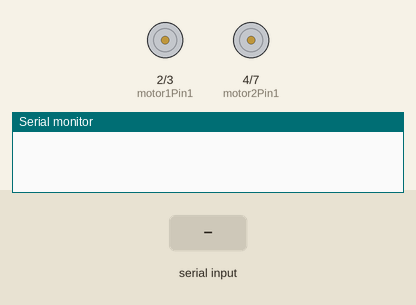
Bench run of a sketch on a simulated Arduino Uno, built with avr-gcc and run on an emulated ATmega328P. Shown: motor-driver pin pairs drawn as motors (green arrow = first pin HIGH = forward, orange = second pin HIGH = backward, longer = more drive, scaled by the enable pin), the last lines printed to the serial monitor. The test bench sets the inputs (shaded band).

Above: at 1.2 s.
1.3 s: "U" received over the second serial link
At 2.5 s:
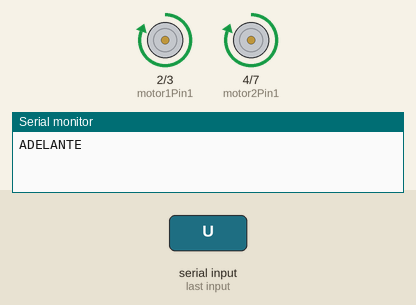
2.8 s: "D" received over the second serial link
At 3.6 s:
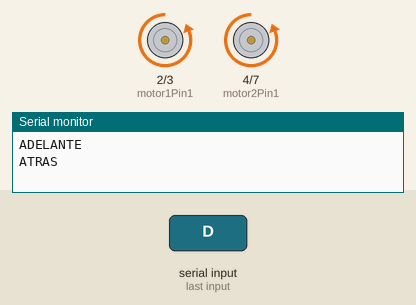
4.3 s: "R" received over the second serial link
At 4.8 s:
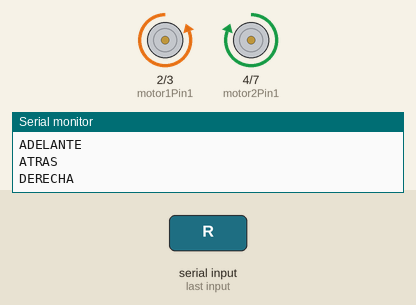
5.8 s: "L" received over the second serial link
At 7.0 s:
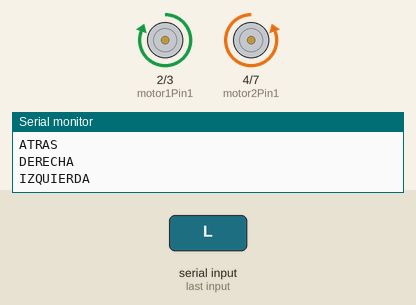
7.3 s: "S" received over the second serial link
At 8.3 s:
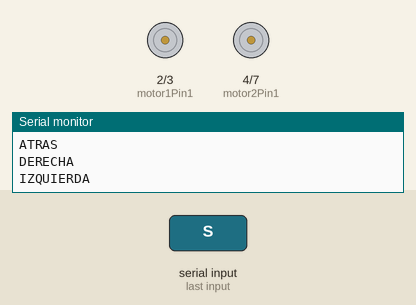
Timing chart, 0 to 9.8 s (numbered marks = the images above; inputs shaded):
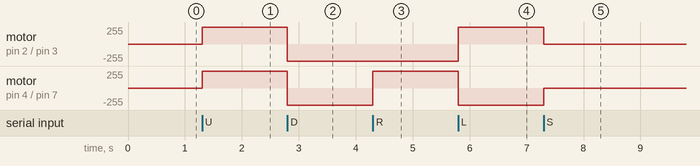

Measured:
- after the input at 1.3 s, motor on pin 2 (motor1Pin1) / pin 3 (motor1Pin2), motor on pin 4 (motor2Pin1) / pin 7 (motor2Pin2): stopped → forward 255/255 at once
- after the input at 2.8 s, motor on pin 2 (motor1Pin1) / pin 3 (motor1Pin2), motor on pin 4 (motor2Pin1) / pin 7 (motor2Pin2): forward 255/255 → backward 255/255 at once
- after the input at 4.3 s, motor on pin 4 (motor2Pin1) / pin 7 (motor2Pin2): backward 255/255 → forward 255/255 at once
- after the input at 5.8 s, motor on pin 2 (motor1Pin1) / pin 3 (motor1Pin2): backward 255/255 → forward 255/255 at once; motor on pin 4 (motor2Pin1) / pin 7 (motor2Pin2): forward 255/255 → backward 255/255 at once
- after the input at 7.3 s, motor on pin 2 (motor1Pin1) / pin 3 (motor1Pin2): forward 255/255 → stopped at once; motor on pin 4 (motor2Pin1) / pin 7 (motor2Pin2): backward 255/255 → stopped at once

The sketch:

codigo_arduino_bb8.ino
```cpp
#include <SoftwareSerial.h>
const int motor1Pin1 = 2; // Pin 1 del Motor 1
const int motor1Pin2 = 3; // Pin 2 del Motor 1
const int motor2Pin1 = 4; // Pin 1 del Motor 2
const int motor2Pin2 = 7; // Pin 2 del Motor 2
int enA=10;//Pin PWM Motor A
int enB=11;//Pin PWM Motor B

SoftwareSerial bt(9,8);//Creación de un puerto receptor-transmisor bt(RX,TX)
void setup() {

  bt.begin(9600);//Iniciamos el puerto bt
  Serial.begin(9600);//Inicio del puerto serie

  pinMode(motor1Pin1, OUTPUT);
  pinMode(motor1Pin2, OUTPUT);
  pinMode(motor2Pin1, OUTPUT);
  pinMode(motor2Pin2, OUTPUT);
}

void loop() {
  // put your main code here, to run repeatedly:
  if(bt.available() >0){
    char character=bt.read();
    if (character=='U'){
      Serial.println("ADELANTE");
      moverAdelante();
    }
    if (character=='D'){
       Serial.println("ATRAS");
      moverAtras();
    }
    if (character=='R'){
       Serial.println("DERECHA");
       moverDerecha();

    }
    if (character=='L'){
       Serial.println("IZQUIERDA");
       moverIzquierda();
    }
    if (character=='S'){
      detenerMotores();
    }

  }
}
void moverAdelante() {
  // Motor 1 hacia adelante
  digitalWrite(motor1Pin1, HIGH);
  digitalWrite(motor1Pin2, LOW);
  analogWrite(enA,255);
  // Motor 2 hacia adelante
  digitalWrite(motor2Pin1, HIGH);
  digitalWrite(motor2Pin2, LOW);
    analogWrite(enB,255);


}

void moverAtras() {
  // Motor 1 hacia atrás
  digitalWrite(motor1Pin1, LOW);
  digitalWrite(motor1Pin2, HIGH);
  analogWrite(enA,255);
  // Motor 2 hacia atrás
  digitalWrite(motor2Pin1, LOW);
  digitalWrite(motor2Pin2, HIGH);
  analogWrite(enB,255);
}

void detenerMotores() {
  // Detener Motor 1
  digitalWrite(motor1Pin1, LOW);
  digitalWrite(motor1Pin2, LOW);
    analogWrite(enA,255);
  // Detener Motor 2
  digitalWrite(motor2Pin1, LOW);
  digitalWrite(motor2Pin2, LOW);
    analogWrite(enB,255);
}
void moverDerecha(){
  // Motor 1 hacia atrás
  digitalWrite(motor1Pin1, LOW);
  digitalWrite(motor1Pin2, HIGH);
    analogWrite(enA,255);
  // Motor 2 hacia adelante
  digitalWrite(motor2Pin1, HIGH);
  digitalWrite(motor2Pin2, LOW);
    analogWrite(enB,255);
}
void moverIzquierda(){
  // Motor 1 hacia adelante
  digitalWrite(motor1Pin1, HIGH);
  digitalWrite(motor1Pin2, LOW);
    analogWrite(enA,255);
  // Motor 2 hacia atrás
  digitalWrite(motor2Pin1, LOW);
  digitalWrite(motor2Pin2, HIGH);
    analogWrite(enB,255);
}
```
